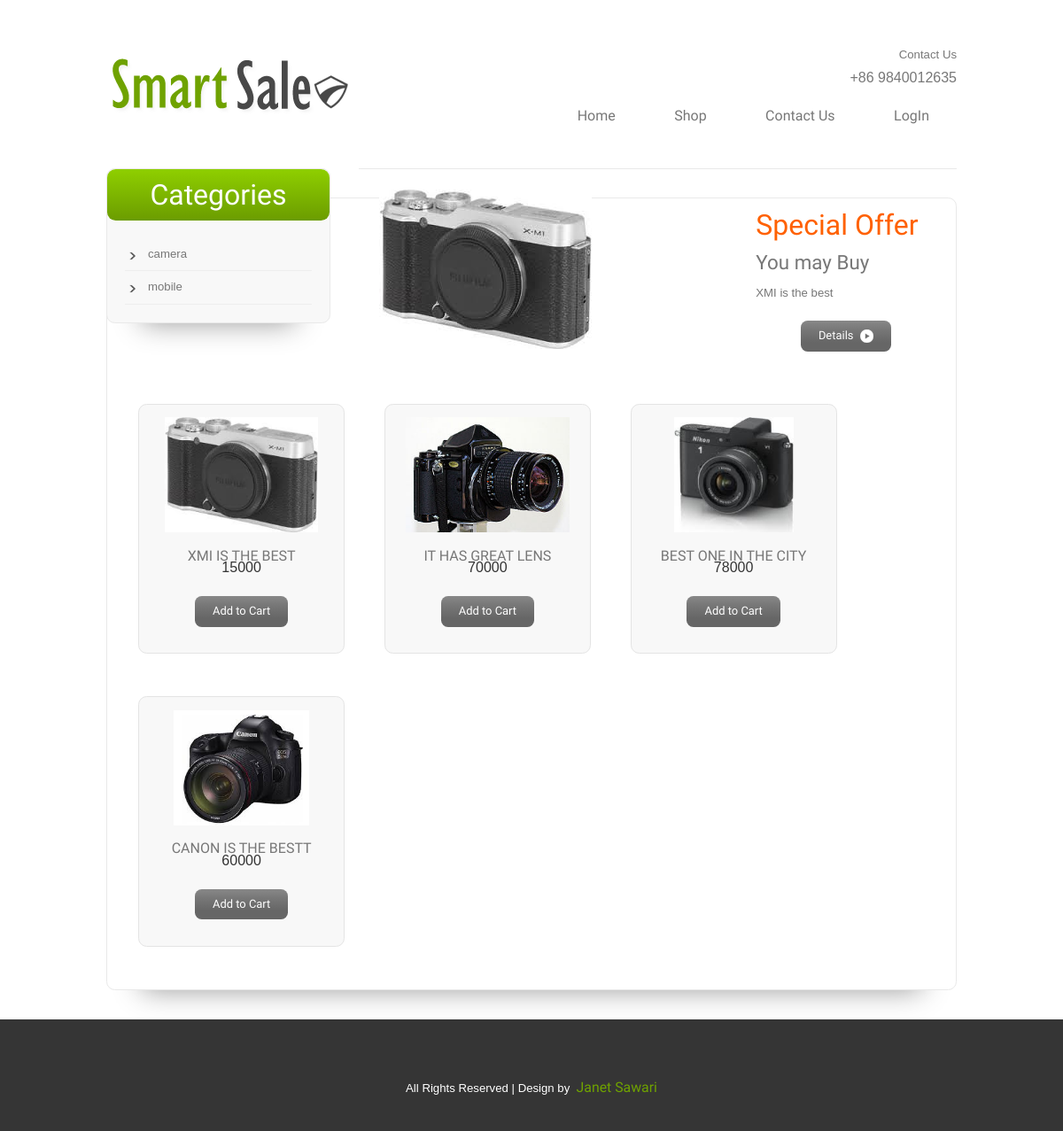
Screenshot of /user_categoryselect.php?id=4 with the database file from the repository.
### tables this page shows
CREATE TABLE `category` (
  `id` int(11) NOT NULL,
  `name` varchar(255) NOT NULL,
  `description` varchar(255) NOT NULL,
  `image` varchar(255) NOT NULL,
  `page_title` varchar(255) NOT NULL,
  `page_keywords` varchar(255) NOT NULL,
  `page_description` varchar(255) NOT NULL
);

CREATE TABLE `product` (
  `id` int(11) NOT NULL,
  `category_id` int(11) NOT NULL,
  `name` varchar(255) NOT NULL,
  `description` varchar(255) NOT NULL,
  `price` int(11) NOT NULL,
  `stock` int(11) NOT NULL,
  `in_sale` tinyint(1) NOT NULL,
  `image` varchar(255) NOT NULL,
  `discount` int(11) NOT NULL
);

### user_categoryselect.php (the view, shortened to what this page needs)
<?php
include("utilitis/config.php");
		$category_id = $_GET["id"];
		$rs_results = mysqli_query($conn,"Select id,name from category");
		$rs_resultforrandom =mysqli_query($conn,"Select * from product where category_id={$category_id} order by rand() limit 9") or die("Error");
		$rs_specialoffer = mysqli_query($conn,"Select * from product where in_sale=1 and category_id={$category_id} order by rand() limit 1 ") or die("Error");
		$rs_specialfetch = mysqli_fetch_assoc($rs_specialoffer);
?>
<!DOCTYPE HTML>
<html>
<head>
	<?php include_once("include_user.php");?>
</head>
<body>
<div class="main">
<div class="sidebar">
<div class="s-main">
	<div class="s_hdr">
		<h2>Categories</h2>
	</div>
	<div class="text1-nav">
		<ul>
		 <?php
        while ($rs_res= mysqli_fetch_assoc($rs_results))
        {
        ?>
        <li><a href="user_categoryselect.php?id=<?php echo $rs_res["id"]?>"><?php echo $rs_res["name"] ?></a></li>
        <?php }?>
	</div>
</div>
</div>
<div class="content">
	<div class="grid">
	<div class="grid-img">
		<a href=""><img src="images/product/<?php echo $rs_specialfetch["image"];?>" alt=""/></a>
	</div>
	<div class="grid-para">
		<h2>Special Offer</h2>
		<h3>You may Buy</h3>
		<p><?php echo $rs_specialfetch["description"]; ?></p>
		<div class="btn top">
		<a href="details.php?id=<?php echo $rs_specialfetch["id"]?>">Details&nbsp;<img src="images/marker2.png"></a>
		</div>
	</div>
	</div>
</div>
<div class="cnt-main btm">
	<div class="section group">
		<?php
				while ($rs_rand = mysqli_fetch_assoc($rs_resultforrandom)) { ?>
					<div class="grid_1_of_3 images_1_of_3">
						 <a href="details.php?id=<?php echo $rs_rand["id"];?>"><img src="images/product/<?php echo $rs_rand["image"];?>" alt=""/></a>
						 <a href="details.php?id=<?php echo $rs_rand["id"];?>"><h3><?php echo $rs_rand["description"];?></h3></a>
						 <div class="cart-b">
							<span class="price left"><sup><?php echo $rs_rand["price"] ?></sup><sub></sub></span>
						    <div class="btn top-right right"><a href="details.php?id=<?php echo $rs_rand["id"];?>">Add to Cart</a></div>
					 </div>
				</div>
		<?php }?>
	</div>
</div>
</div>
<div class="footer-bg">
<div class="wrap">
<div class="footer">
	<div class="footer1">
	<p>All Rights Reserved | Design by&nbsp; <a href=""> Janet Sawari</a></p>
</div>
</div>
</div>
</div>
</body>
</html>

### rows the page displays
category: name "camera"
category: name "mobile"
product: image (picture), description "XMI is the best", description "XMI IS THE BEST", price "15000"
product: image (picture), description "IT HAS GREAT LENS", price "70000"
product: image (picture), description "BEST ONE IN THE CITY", price "78000"
product: image (picture), description "CANON IS THE BESTT", price "60000"
